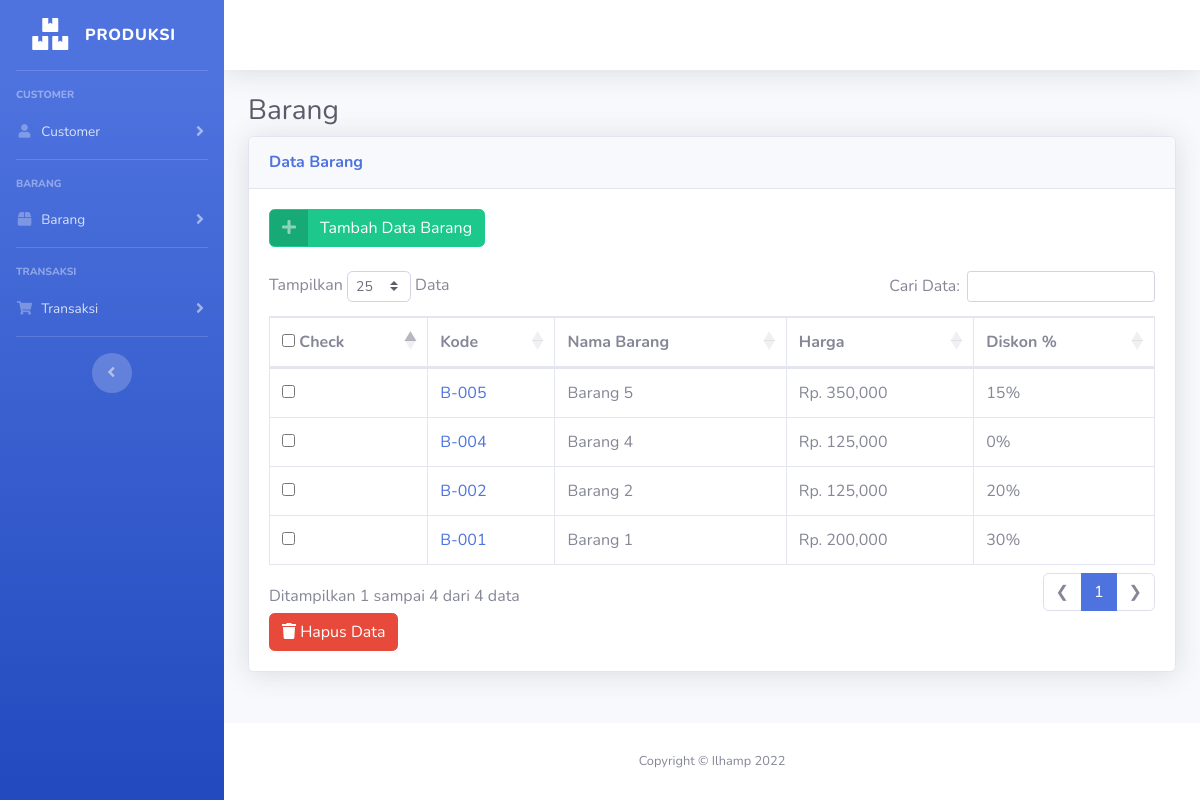
Screenshot of /barang.php with the database file from the repository.
### tables this page shows
CREATE TABLE `m_barang` (
  `id` int(11) NOT NULL,
  `kode` varchar(10) NOT NULL,
  `nama` varchar(100) NOT NULL,
  `harga` decimal(10,0) NOT NULL,
  `diskon` decimal(10,0) NOT NULL
);

### barang.php (the view, shortened to what this page needs)
<?php
include "template/header.php";
include "template/sidebar.php";
?>
                    <h1 class="h3 mb-2 text-gray-800">Barang</h1>
                    <div class="card shadow mb-4">
                        <div class="card-header py-3">
                            <h6 class="m-0 font-weight-bold text-primary">Data Barang</h6>
                        </div>
                        <div class="card-body">
                                    <a href="barang_tambah.php" class="btn btn-success btn-icon-split">
                                        <span class="icon text-white-50">
                                            <i class="fas fa-plus"></i>
                                        </span>
                                        <span class="text">Tambah Data Barang</span>
                                    </a>
                                    <br>
                                    <br>
                            <div class="table-responsive">
<form method="POST">
                                <table class="table table-bordered" id="tb_barang" width="100%" cellspacing="0">
                                    <thead>
                                        <tr>
                                            <th><input type='checkbox' id='checkAll' > Check</th>
                                            <th>Kode</th>
                                            <th>Nama Barang</th>
                                            <th>Harga</th>
                                            <th>Diskon %</th>
                                        </tr>
                                    </thead>
                                    <tbody>
<?php
$tampil =$koneksi->query("SELECT * FROM m_barang ORDER BY id desc");
while($tampilCus=$tampil->fetch_assoc()){
        $id = $tampilCus['id'];
?>
                                        <tr>
                                            <td>
                                                <input type='checkbox' name='update[]' value='<?= $id ?>' >
                                            </td>
                                            <td><a href="barang_ubah.php?id=<?= $tampilCus['id']?>"><?= $tampilCus['kode']?></a></td>
                                            <td><?= $tampilCus['nama']?></td>
                                            <td>Rp. <?= number_format($tampilCus['harga']);?></td>
                                            <td><?= $tampilCus['diskon'];?>%</td>
                                        </tr>
<?php
                                        }
?>
                                    </tbody>
                                </table>
<button type='submit' class="btn btn-danger" name='but_hapus' onclick="return confirm('Yakin Akan Hapus Data Barang?');">
<i class="fa fa-trash"></i> Hapus Data
</button>
</form>
                            </div>
                        </div>
                    </div>
<?php
include "template/footer.php";
?>

### rows the page displays
m_barang: kode "B-005", nama "Barang 5", harga "350,000", diskon "15"
m_barang: kode "B-004", nama "Barang 4", harga "125,000", diskon "0"
m_barang: kode "B-002", nama "Barang 2", harga "125,000", diskon "20"
m_barang: kode "B-001", nama "Barang 1", harga "200,000", diskon "30"
